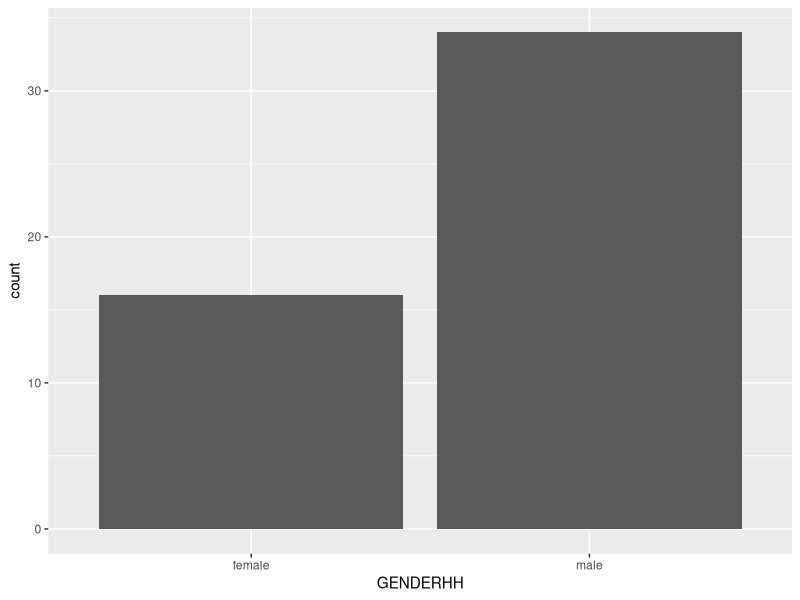
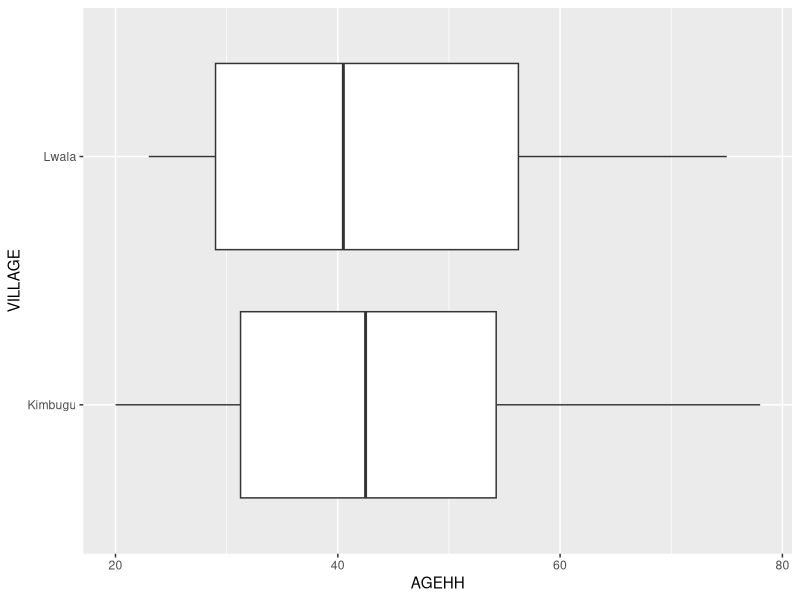
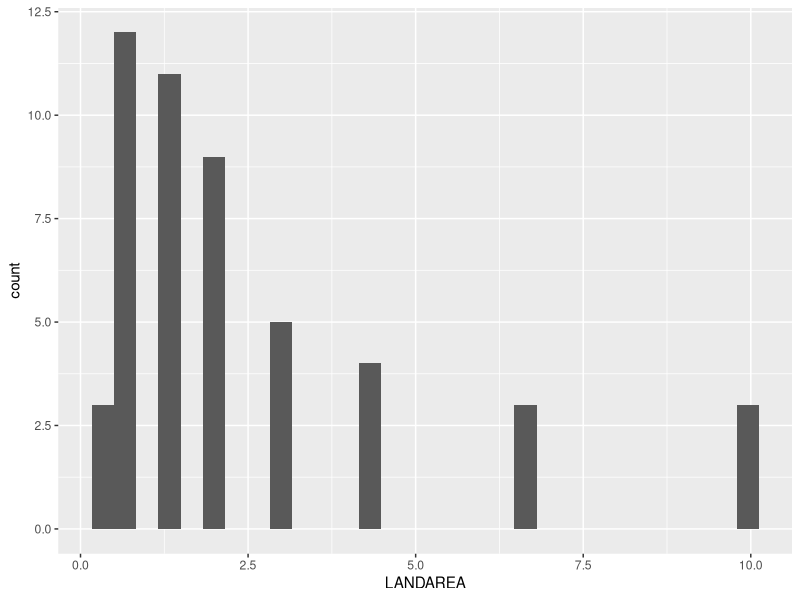
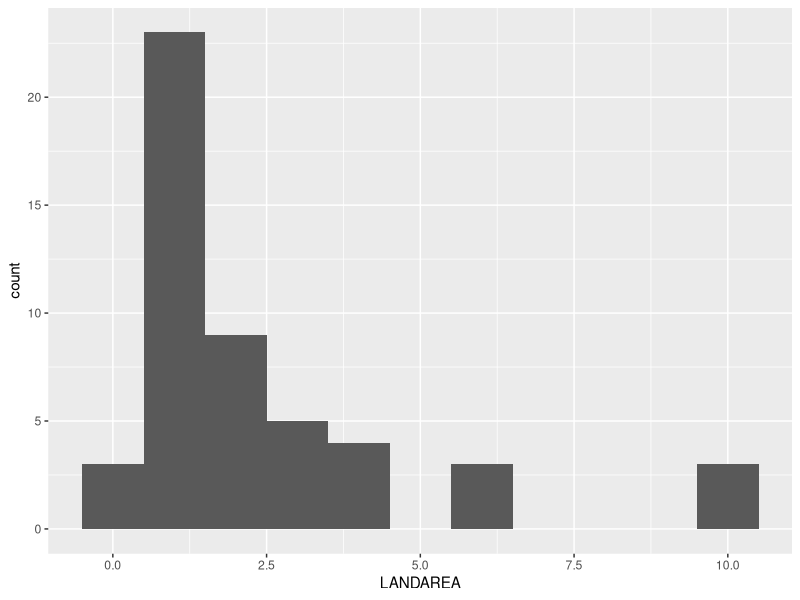
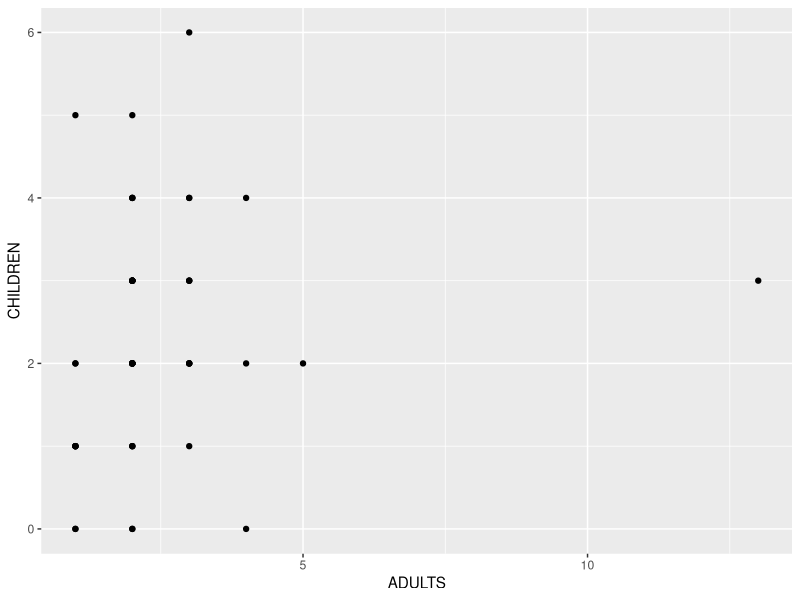
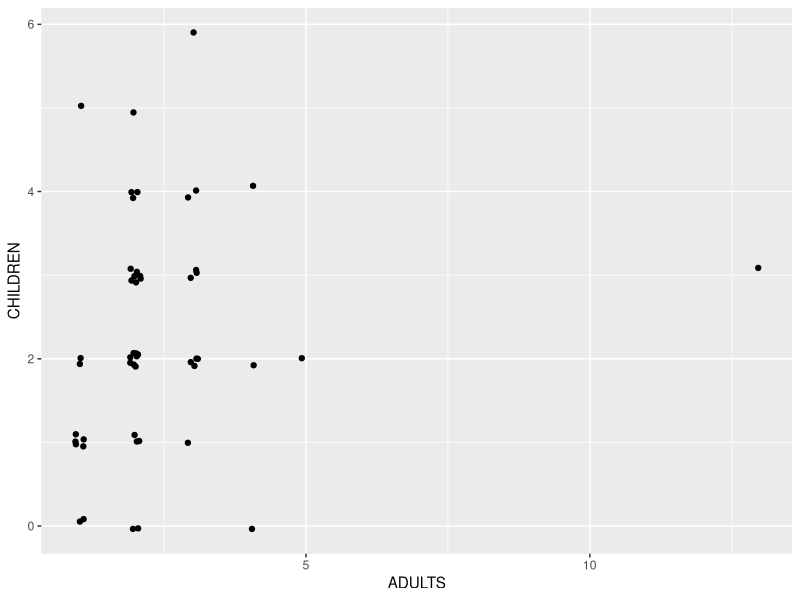

Write R code to recreate these figures, in order.
## ---- chunk 1

library(ggplot2)
BeanSurvey<-read.csv("bean_survey.csv")

## ---- chunk 2

ggplot(data=BeanSurvey, aes(x=GENDERHH)) + 
  geom_bar()

## ---- chunk 3
ggplot(data = BeanSurvey,  aes(x = AGEHH, y = VILLAGE)) +
  geom_boxplot()
## ---- chunk 4

ggplot(data=BeanSurvey,aes(x=LANDAREA))+
  geom_histogram()

## ---- chunk 5
ggplot(data=BeanSurvey,aes(x=LANDAREA))+
  geom_histogram(binwidth = 1)
## ---- chunk 6
ggplot(data=BeanSurvey,aes(x=ADULTS,y=CHILDREN))+
  geom_point()
## ---- chunk 7
ggplot(data=BeanSurvey,aes(x=ADULTS,y=CHILDREN))+
  geom_jitter(width=0.1,height=0.1)
